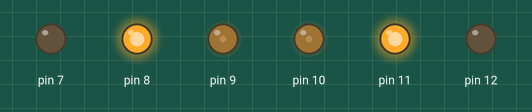
Simulated run of this sketch. Board: Arduino Nano, built with avr-gcc and run on an emulated ATmega328P. On the bench: output pins drawn as LEDs (lit = HIGH).

Above: at 0.05 s.
At 2.5 s:
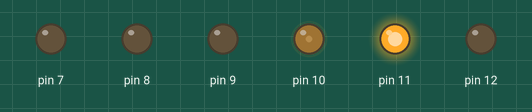
At 5.0 s:
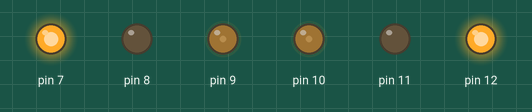
At 7.45 s:
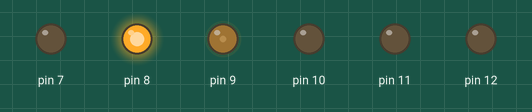
At 9.95 s:
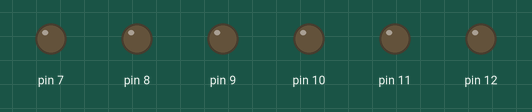
Timing chart, 0 to 13.0 s (numbered marks = the images above):
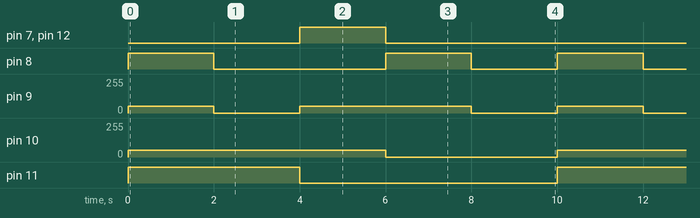

Measured:
- by itself, pin 7, pin 12: alternates HIGH for 2.0 s and LOW for 8.0 s
- by itself, pin 8: repeats every 10.0 s: LOW 4.0 s, HIGH 2.0 s, LOW 2.0 s, HIGH 2.0 s
- by itself, pin 9: repeats every 10.0 s: 0/255 2.0 s, 50/255 4.0 s, 0/255 2.0 s, 50/255 2.0 s
- by itself, pin 10: alternates 50/255 for 6.0 s and 0/255 for 4.0 s
- by itself, pin 11: alternates HIGH for 4.0 s and LOW for 6.0 s

The sketch:

proba_de_motores.ino
```cpp
/*
   FOGHETE_TEST
   José Manuel Mariño Mariño
   v0.0

   Programado para ser implementado en un Arduino Nano V3 o equivalente

   AIN1: 7
   AIN2: 8
   APWM: 9
   BIN1: 12
   BIN2: 11
   BPWM: 10
 */

#include "foghete_test.h"
foghete_test Foghete(7,8,9,12,11,10);

void setup()
{
  Foghete.Init();
}

void loop()
{
  Foghete.Pasapadiante(50);
  delay(2000);
  Foghete.Pasapali(50);
  delay(2000);
  Foghete.Pasapatras(50);
  delay(2000);
  Foghete.Pasapala(50);
  delay(2000);
  Foghete.Shooo();
  delay(2000);
}
```

foghete_test.cpp
```cpp
#include "foghete_test.h"

void foghete_test::Init()
{
  Maquinillo_E.Init();
  Maquinillo_D.Init();
}

//Pasapadiante hace avanzar el robot hacia adelante.
//Lume: Velocidad.

void foghete_test::Pasapadiante(int Lume)
{
  Maquinillo_E.Pasapadiante(Lume);
  Maquinillo_D.Pasapadiante(Lume);
}


//Pasapatras hace retroceder el robot hacia atras.
//Lume: Velocidad.

void foghete_test::Pasapatras(int Lume)
{
  Maquinillo_E.Pasapatras(Lume);
  Maquinillo_D.Pasapatras(Lume);
}


//Shooo hace detenerse al robot.

void foghete_test::Shooo()
{
  Maquinillo_E.Shooo();
  Maquinillo_D.Shooo();
}


//Pasapali hace girar al robot hacia la izquierda, pivotando sobre la rueda de ese lado.
//Lume: Velocidad motor derecho.

void foghete_test::Pasapali(int Lume)
{
  Maquinillo_E.Shooo();
  Maquinillo_D.Pasapadiante(Lume);
}


//Pasapala hace girar al robot hacia la derecha, pivotando sobre la rueda de ese lado.
//Lume: Velocidad motor izquierdo.

void foghete_test::Pasapala(int Lume)
{
  Maquinillo_E.Pasapadiante(Lume);
  Maquinillo_D.Shooo();
}
```

foghete_test.h
```cpp
#include "foghete_test_maquinillo.h"

class foghete_test
{
  private:
  maquinillo Maquinillo_E;
  maquinillo Maquinillo_D;

  public:
  foghete_test(int AIN1, int AIN2, int PWMA, int BIN1, int BIN2, int PWMB) : Maquinillo_E(AIN1, AIN2, PWMA), Maquinillo_D(BIN1, BIN2, PWMB) {}
  void Init();
  void Pasapadiante(int Lume);
  void Pasapatras(int Lume);
  void Pasapali(int Lume);
  void Pasapala(int Lume);
  void Shooo();
};
```

foghete_test_maquinillo.cpp
```cpp
#include <Arduino.h>
#include "foghete_test_maquinillo.h"

// La clase maquinillo abstrae el funcionamiento de la mitad de un TB6612FNG.
//
// PINES DE CONTROL DEL TB6612FNG:
// IN1, IN2: Seleccionan el giro del motor (CW, CCW, STOP).
// Pwm: Selecciona la velocidad.
//
// IN1  IN2  GIRO
// LOW  HIGH CW
// HIGH LOW  CCW
// LOW  LOW  STOP
//
// Pwm: Acepta todo el rango de las salidas PWM del Arduino: 0..255


void maquinillo::Init()
{
  pinMode(IN1, OUTPUT);
  pinMode(IN2, OUTPUT);
  pinMode(Pwm, OUTPUT);
}

void maquinillo::Pasapadiante(int Lume)
{
  analogWrite(Pwm, Lume);
  digitalWrite(IN1, LOW);
  digitalWrite(IN2, HIGH);
}

void maquinillo::Pasapatras(int Lume)
{
  analogWrite(Pwm, Lume);
  digitalWrite(IN1, HIGH);
  digitalWrite(IN2, LOW);
}

void maquinillo::Shooo()
{
  analogWrite(Pwm, 0);
  digitalWrite(IN1, LOW);
  digitalWrite(IN2, LOW);
}
```

foghete_test_maquinillo.h
```cpp
// La clase maquinillo abstrae el funcionamiento de la mitad de un TB6612FNG.
//
// PINES DE CONTROL DEL TB6612FNG:
// IN1, IN2: Seleccionan el giro del motor (CW, CCW, STOP).
// Pwm: Selecciona la velocidad.

class maquinillo
{
  private:
  int IN1;
  int IN2;
  int Pwm;

  public:
  maquinillo(int in1, int in2, int pwm)
   {
   IN1 = in1;
   IN2 = in2;
   Pwm = pwm;
   }
  void Init();
  void Pasapadiante(int Lume);
  void Pasapatras(int Lume);
  void Shooo();
};
```
